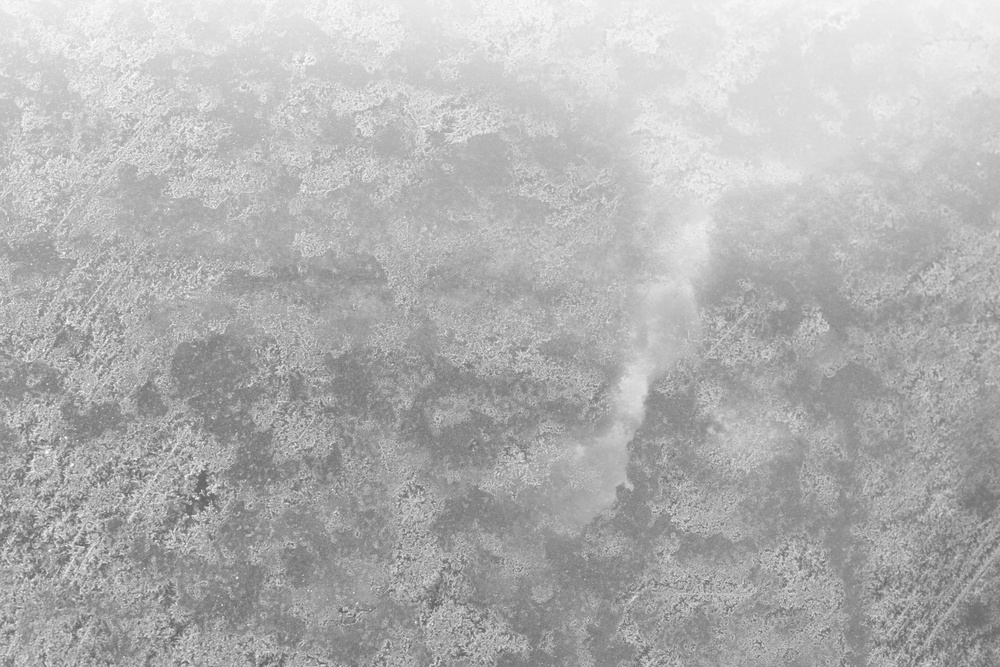
#> input picture Lab#1/histogram/ex1.jpg, 1000 x 667 px, shrunk from 4500 x 3000 before the run
$ jupyter execute index.ipynb
#> lines starting #> are read from the running program, lines starting #| are printed output that depends on the picture
[cell 1]
import numpy as np
import matplotlib.pyplot as plt
from skimage import io
from skimage import exposure

img = io.imread("./histogram/ex1.jpg")
#> img is the input picture: shape (667, 1000, 3); min 89, max 255, mean 178
hist,bins = exposure.histogram(img,nbins=8)
#> hist = 167 values, max 25896 at index 86, min 0 at index 2, mean 11982; bins = 167 values from 89 to 255

plt.fill(bins,hist)
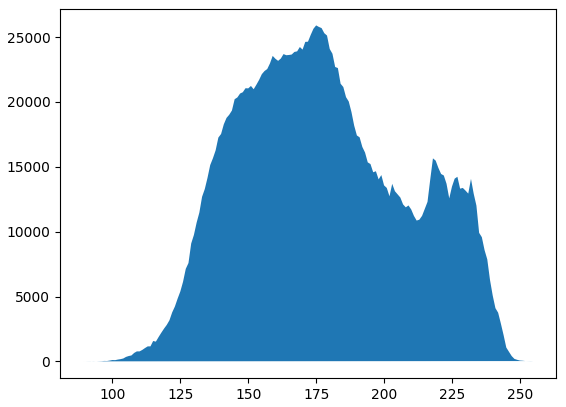
#> figure drawn by matplotlib, 1 panel


$ run again, with Lab#1/histogram/ex2.png saved as Lab#1/histogram/ex1.jpg
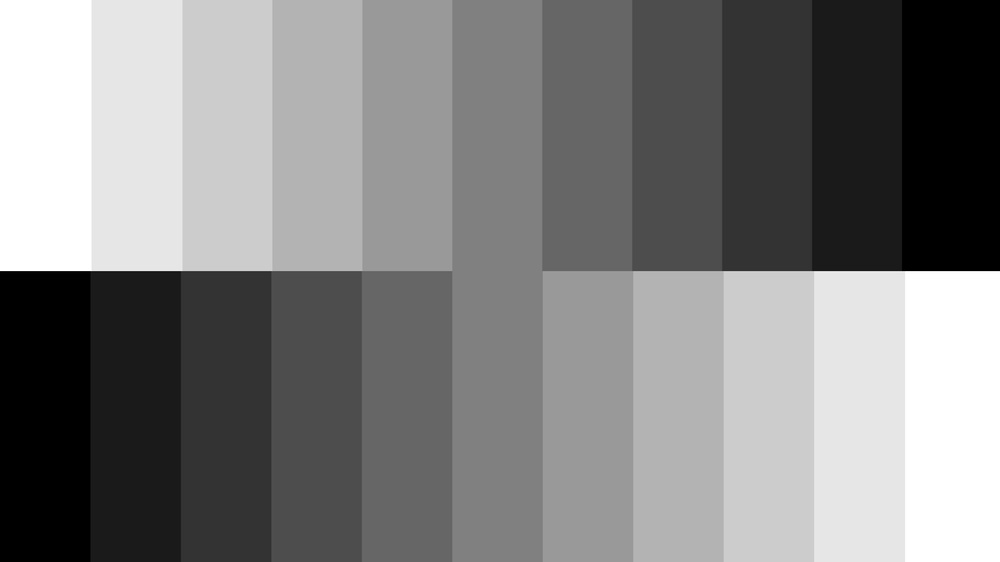
#> input picture Lab#1/histogram/ex2.png, 1000 x 562 px, shrunk from 1920 x 1080 before the run
#> img is the input picture: shape (562, 1000, 3); min 0, max 255, mean 127.7
#> hist = 256 values, max 156552 at index 0, min 0 at index 5, mean 6585.9; bins = 256 values from 0 to 255
#> `[cell 1] import numpy as np import matplotlib.pyplot as plt from skima..`:
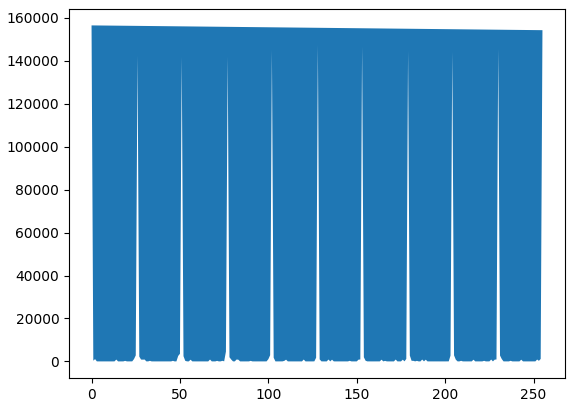
#> figure drawn by matplotlib, 1 panel

$ run again, with Lab#1/histogram/ex3.png saved as Lab#1/histogram/ex1.jpg
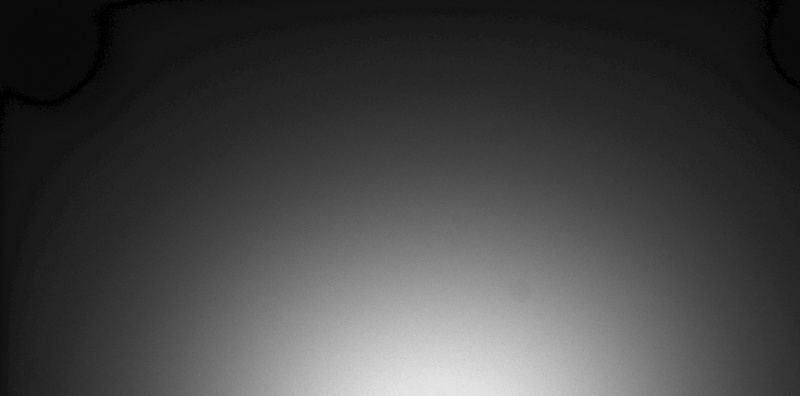
#> input picture Lab#1/histogram/ex3.png, 800 x 396 px
#> img is the input picture: shape (396, 800, 3); min 0, max 229, mean 67.5
#> hist = 230 values, max 38529 at index 20, min 54 at index 229, mean 4132.2; bins = 230 values from 0 to 229
#> `[cell 1] import numpy as np import matplotlib.pyplot as plt from skima..`:
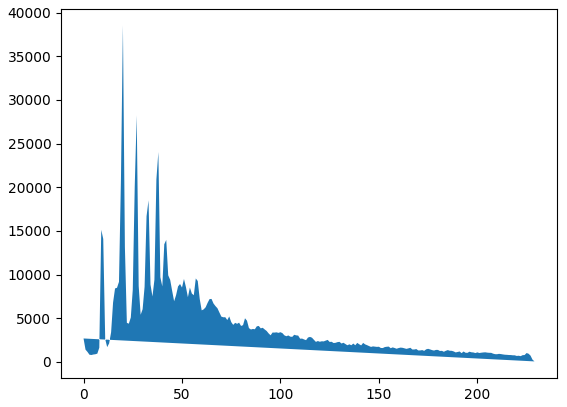
#> figure drawn by matplotlib, 1 panel
